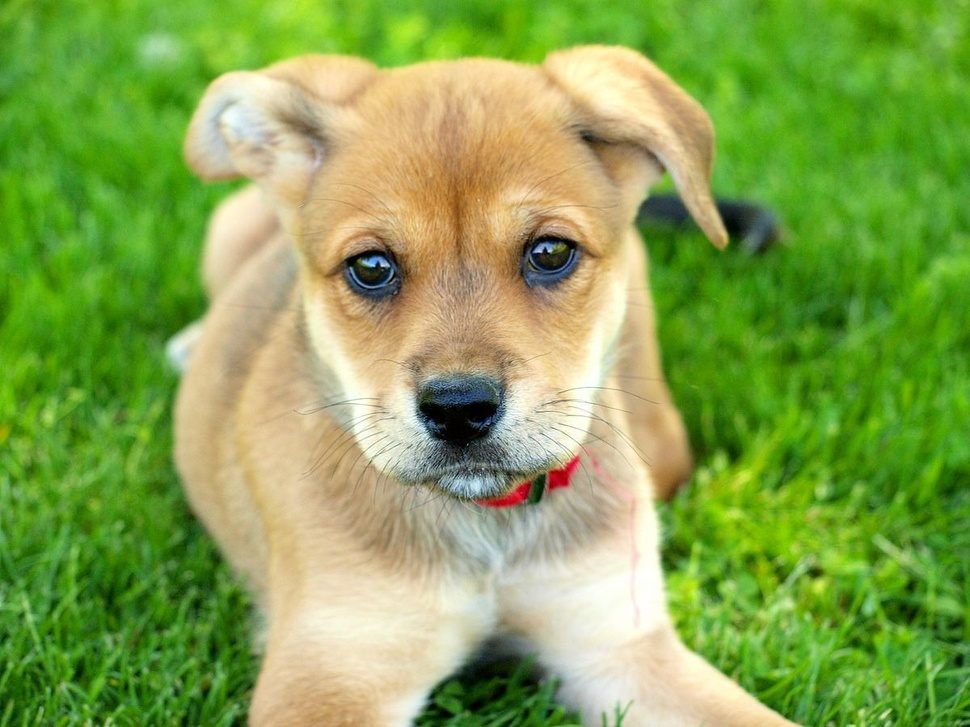
#> input picture 1.jpg, 970 x 727 px, shrunk from 1200 x 900 before the run
$ jupyter execute '边缘检测.ipynb'
#> lines starting #> are read from the running program, lines starting #| are printed output that depends on the picture
[cell 1]
import cv2

# 读取图像
image = cv2.imread('1.jpg')
#> image is the input picture: shape (727, 970, 3); mean B, G, R 79.9, 164.4, 132.9

# 检查图像是否成功加载
if image is None:
    print("图像加载失败！请检查文件路径和文件名。")
else:
    # 转换为灰度图像
    gray_image = cv2.cvtColor(image, cv2.COLOR_BGR2GRAY)
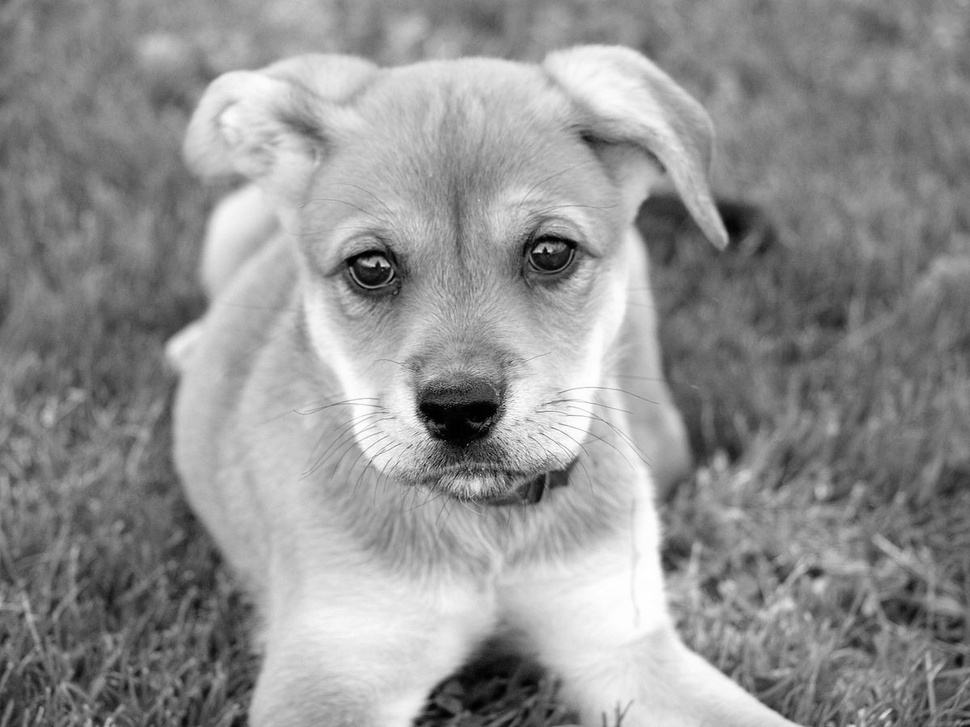
#> gray_image: shape (727, 970); min 0, max 255, mean 145.3

    # 使用高斯模糊来减少噪声
    blurred_image = cv2.GaussianBlur(gray_image, (5, 5), 0)

    # 使用Canny算法进行边缘检测
    edges = cv2.Canny(blurred_image, 50, 150)
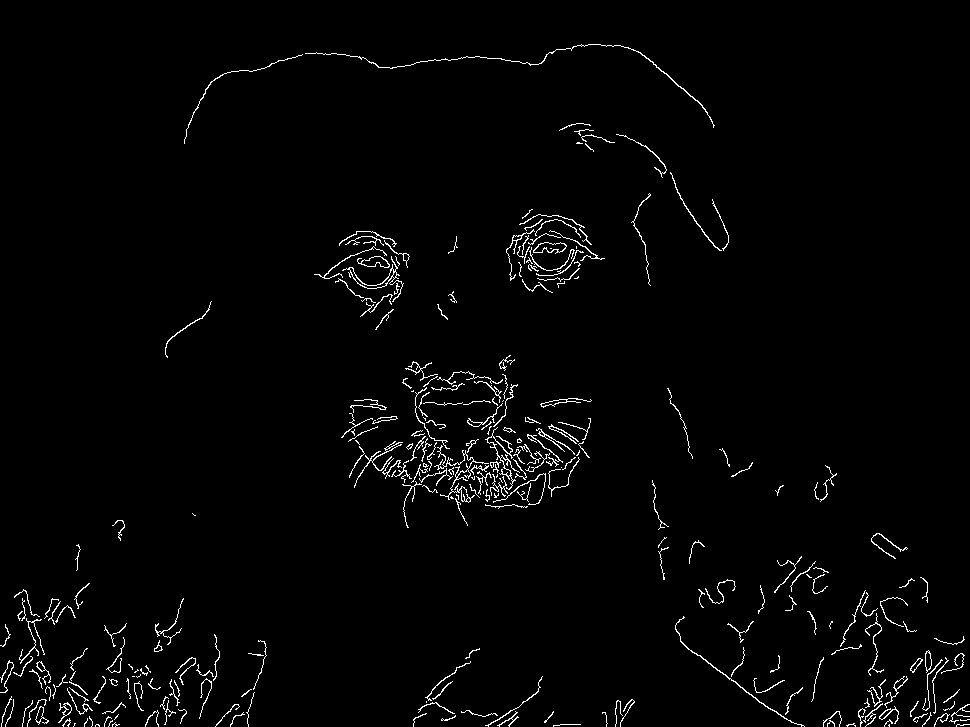
#> edges: shape (727, 970); 2% white in thin lines or dots
    edges_without_blur = cv2.Canny(gray_image, 50, 150)
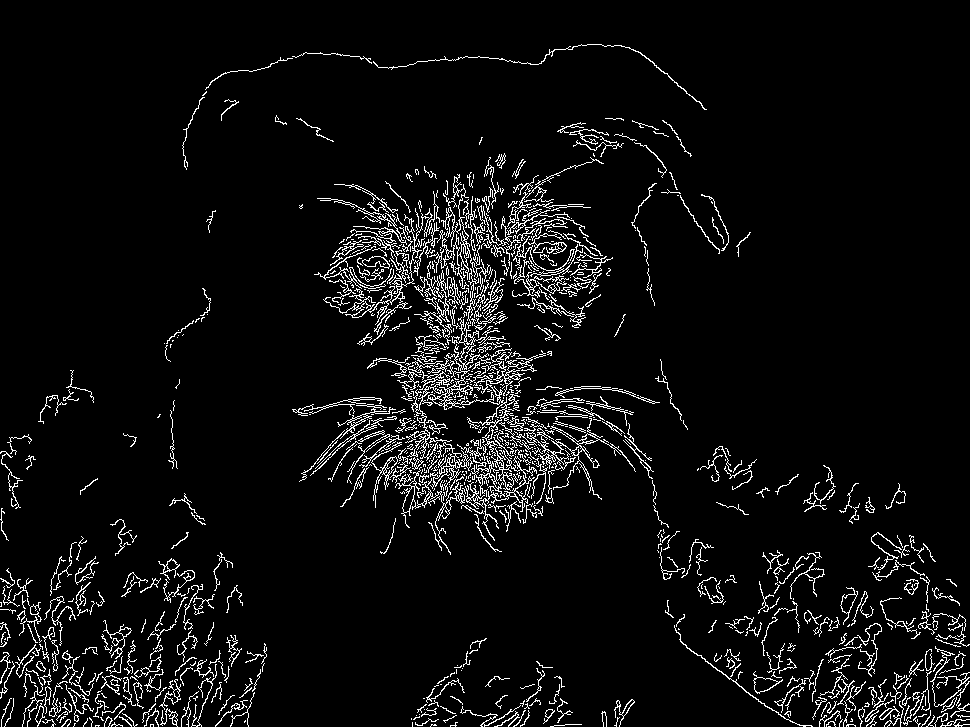
#> edges_without_blur: shape (727, 970); 5.5% white in thin lines or dots
    # 显示原图像和边缘检测结果
    cv2.imshow('Original Image', image)
    #cv2.imshow('blurred_image', blurred_image)
    cv2.imshow('edges_without_blur', edges_without_blur)
    cv2.imshow('Edges', edges)

    # 等待按键事件，0表示无限期等待
    cv2.waitKey(0)

    # 关闭所有OpenCV窗口
    cv2.destroyAllWindows()
